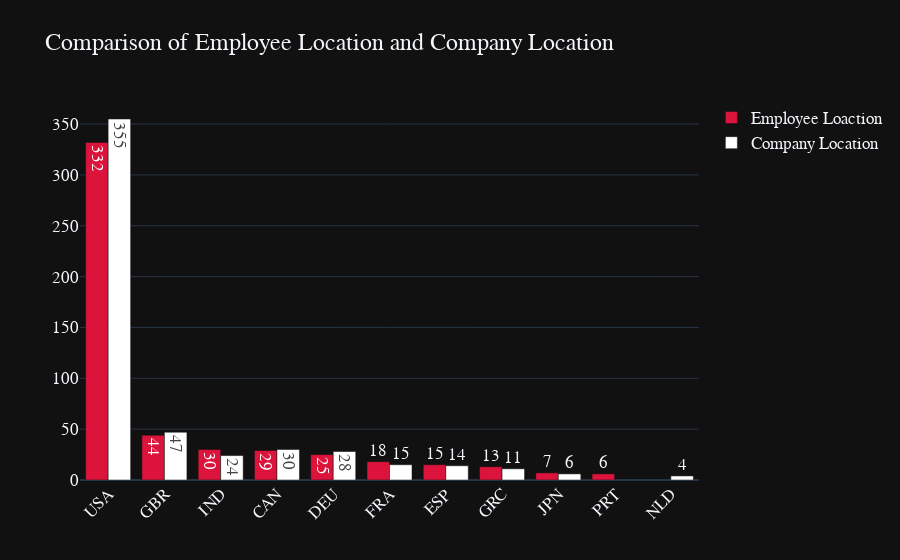

Notebook code for this chart:
### Markdown cell above
Let's compare employee residence and company location below:

### Code cell
converted_country = coco.convert(names=df['company_location'], to="ISO3")
df['company_location'] = converted_country
c_location = df['company_location'].value_counts()
top_10_company_location = c_location[:10]
fig = go.Figure(data=[
    go.Bar(name='Employee Loaction', 
           x=top10_employee_location.index, y=top10_employee_location.values,
           text=top10_employee_location.values,marker_color='crimson'),
    go.Bar(name='Company Location', x=top_10_company_location.index, 
           y=top_10_company_location.values,text=top_10_company_location.values,marker_color='white')
])
fig.update_layout(barmode='group', xaxis_tickangle=-45,
                  title='Comparison of Employee Location and Company Location',template='plotly_dark',
                  font = dict(size=17,family="Franklin Gothic"))

fig.show()

### Figure 1 — Plotly figure (JSON) as saved in the notebook; plotly's stock layout.template omitted (floating-point values rounded to 4 significant figures)
{"data": [{"marker": {"color": "crimson"}, "name": "Employee Loaction", "text": [332, 44, 30, 29, 25, 18, 15, 13, 7, 6], "type": "bar", "x": ["USA", "GBR", "IND", "CAN", "DEU", "FRA", "ESP", "GRC", "JPN", "PRT"], "y": [332, 44, 30, 29, 25, 18, 15, 13, 7, 6]}, {"marker": {"color": "white"}, "name": "Company Location", "text": [355, 47, 30, 28, 24, 15, 14, 11, 6, 4], "type": "bar", "x": ["USA", "GBR", "CAN", "DEU", "IND", "FRA", "ESP", "GRC", "JPN", "NLD"], "y": [355, 47, 30, 28, 24, 15, 14, 11, 6, 4]}], "layout": {"barmode": "group", "font": {"family": "Franklin Gothic", "size": 17}, "title": {"text": "Comparison of Employee Location and Company Location"}, "xaxis": {"tickangle": -45}}}
